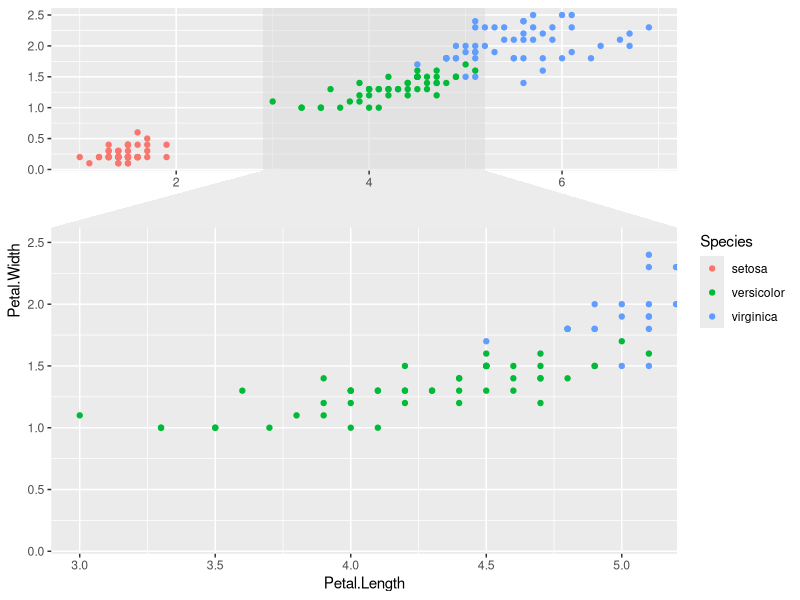

Write the R code that produced this figure.
## ---- chunk 1
knitr::opts_chunk$set(
  collapse = TRUE,
  comment = "#>",
  fig.path = "man/figures/README-",
  out.width = "100%"
)
## ---- chunk 2
library(ggforce)
ggplot(iris, aes(Petal.Length, Petal.Width, colour = Species)) +
  geom_point() +
  facet_zoom(x = Species == "versicolor")
